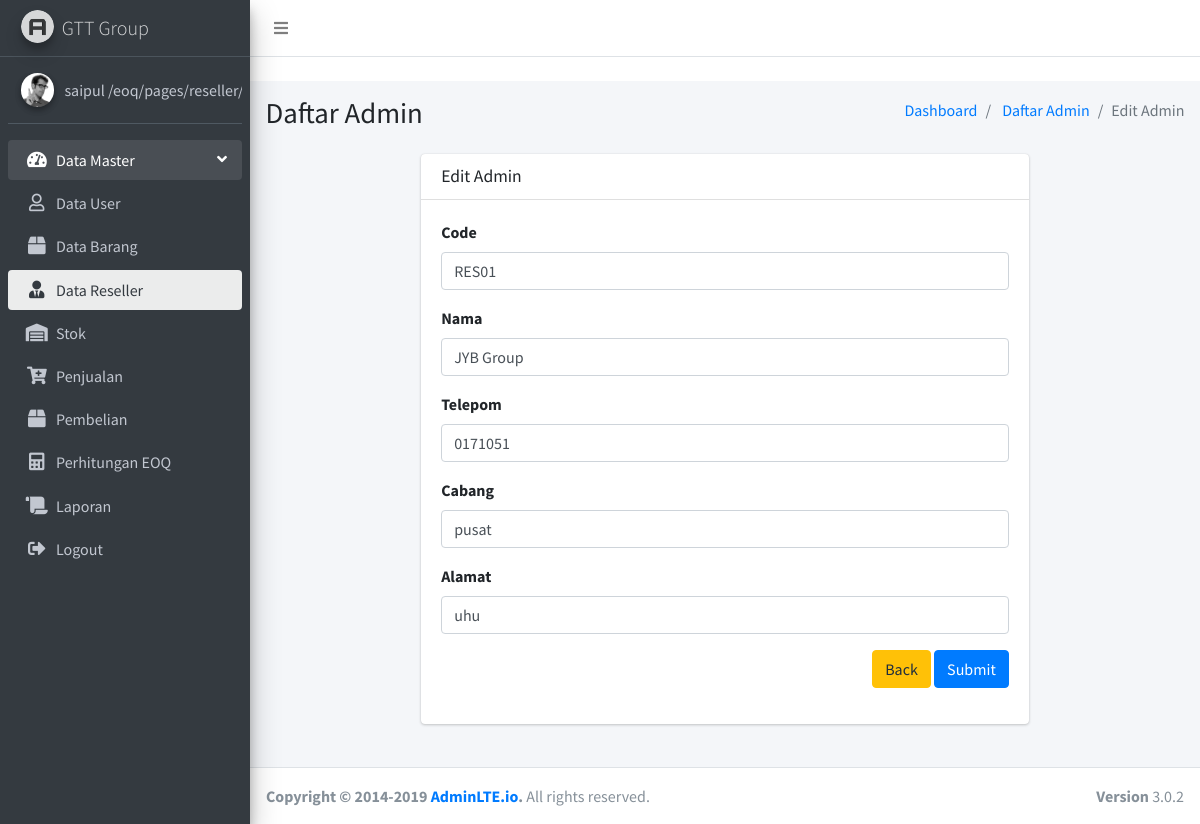
The page /pages/reseller/edit.php?id=1 (signed in) on the database its author committed.
### tables this page shows
CREATE TABLE `supplier` (
  `id` int(11) NOT NULL,
  `code` varchar(10) NOT NULL COMMENT 'RES + 2 digit id >> RES01',
  `name` varchar(20) NOT NULL,
  `phone` varchar(15) NOT NULL,
  `branch` varchar(10) NOT NULL,
  `address` tinytext NOT NULL,
  `created_at` timestamp NOT NULL DEFAULT CURRENT_TIMESTAMP,
  `updated_at` timestamp NOT NULL DEFAULT CURRENT_TIMESTAMP ON UPDATE CURRENT_TIMESTAMP
);

### pages/reseller/edit.php (the view, shortened to what this page needs)
<?php
  include('../../Connect.php');
  $id = $_GET['id'];
  $result = mysqli_query($conn, "SELECT * FROM supplier WHERE id=$id");
  while ($data = mysqli_fetch_array($result)) {
      $code = $data['code'];
      $name = $data['name'];
      $phone = $data['phone'];
      $cabang = $data['branch'];
      $alamat = $data['address'];
  }
?>
<!DOCTYPE html>
<html>
<head>
  <link rel="stylesheet" href="../../plugins/fontawesome-free/css/all.min.css">
  <link rel="stylesheet" href="https://code.ionicframework.com/ionicons/2.0.1/css/ionicons.min.css">
  <link rel="stylesheet" href="../../dist/css/adminlte.min.css">
</head>
<body class="hold-transition sidebar-mini">
<div class="wrapper">
  <nav class="main-header navbar navbar-expand navbar-white navbar-light">
    <ul class="navbar-nav">
      <li class="nav-item">
        <a class="nav-link" data-widget="pushmenu" href="#"><i class="fas fa-bars"></i></a>
      </li>
    </ul>
  </nav>
  <?= include('../sidebar/index.php') ?>
  <div class="content-wrapper">
    <section class="content-header">
      <div class="container-fluid">
        <div class="row mb-2">
          <div class="col-sm-6">
            <h1>Daftar Admin</h1>
          </div>
          <div class="col-sm-6">
            <ol class="breadcrumb float-sm-right">
              <li class="breadcrumb-item"><a href="/index.php">Dashboard</a></li>
              <li class="breadcrumb-item">
                <a href="/pages/admin/index.php">Daftar Admin</a>
              </li>
              <li class="breadcrumb-item active">Edit Admin</li>
            </ol>
          </div>
        </div>
      </div>
    </section>
    <section class="content">
      <div class="container-fluid">
        <div class="row">
          <div class="col-md-8 mx-auto">
            <div class="card">
              <div class="card-header">
                <h3 class="card-title">Edit Admin</h3>
              </div>
              <div class="card-body">
                <form action="../../backend/reseller/updateReseller.php" method="post">
                  <div class="form-group">
                    <label class="form-label" for="">Code</label>
                    <input class="form-control" type="readonly" value="<?php echo $code ?>">
                  </div>
                  <div class="form-group">
                    <label class="form-label" for="">Nama</label>
                    <input class="form-control" type="text" name="name" value="<?php echo $name ?>" required>
                  </div>
                  <div class="form-group">
                    <label class="form-label" for="">Telepom</label>
                    <input class="form-control" type="text" name="phone" value="<?php echo $phone ?>" required>
                  </div>
                  <div class="form-group">
                    <label class="form-label" for="">Cabang</label>
                    <input class="form-control" type="text" name="branch" value="<?php echo $cabang ?>" required>
                  </div>
                  <div class="form-group">
                    <label class="form-label" for="">Alamat</label>
                    <input class="form-control" type="text" name="address" value="<?php echo $alamat ?>" required>
                  </div>
                  <div class="form-group text-right">
                    <a class="btn btn-warning" href="/pages/admin">Back</a>
                    <input type="submit" name="update" class="btn btn-primary" value="Submit">
                  </div>
                </form>
              </div>
            </div>
          </div>
        </div>
      </div>
    </section>
  </div>
  <footer class="main-footer">
    <div class="float-right d-none d-sm-block">
      <b>Version</b> 3.0.2
    </div>
    <strong>Copyright &copy; 2014-2019 <a href="http://adminlte.io">AdminLTE.io</a>.</strong> All rights
    reserved.
  </footer>
</div>
</body>
</html>

### rows shown on the page
supplier: code "RES01", name "JYB Group", phone "0171051", branch "pusat", address "uhu"

### other values the page prints
$_SESSION['username'] "saipul"
